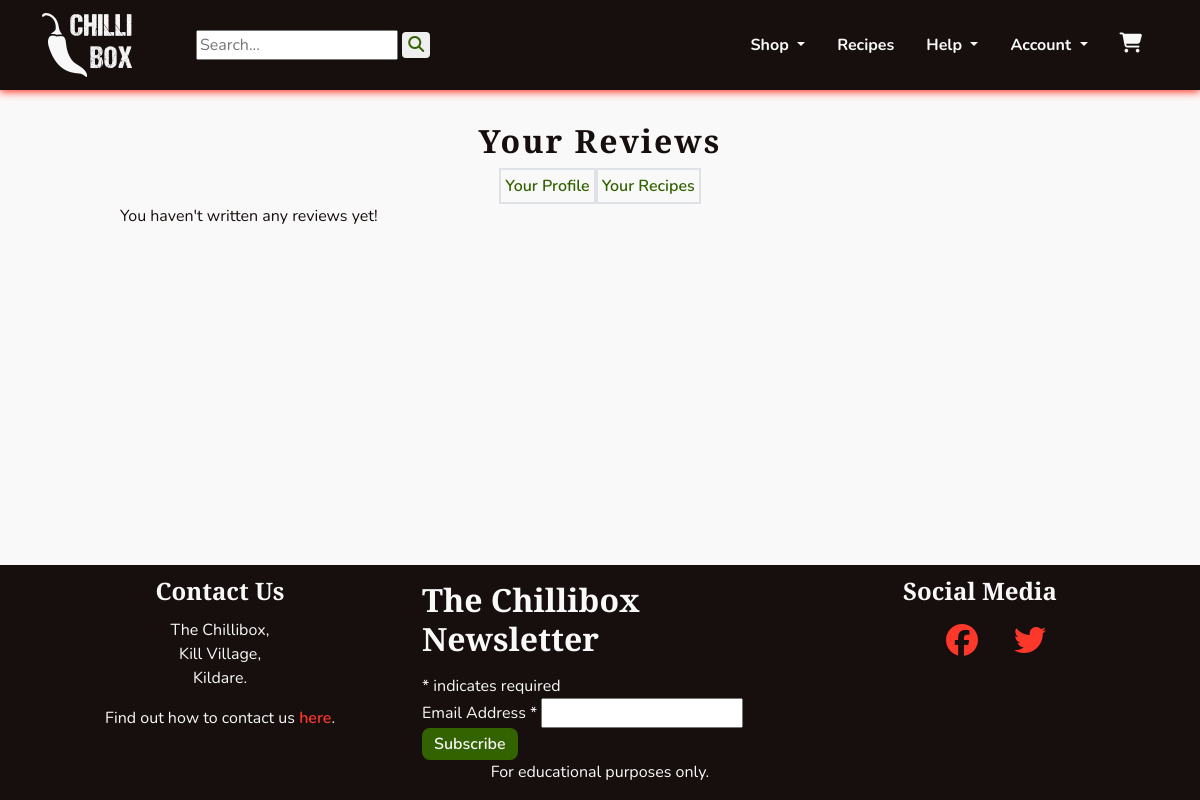
Before: /profiles/review_list/ (signed in) with the older database file.
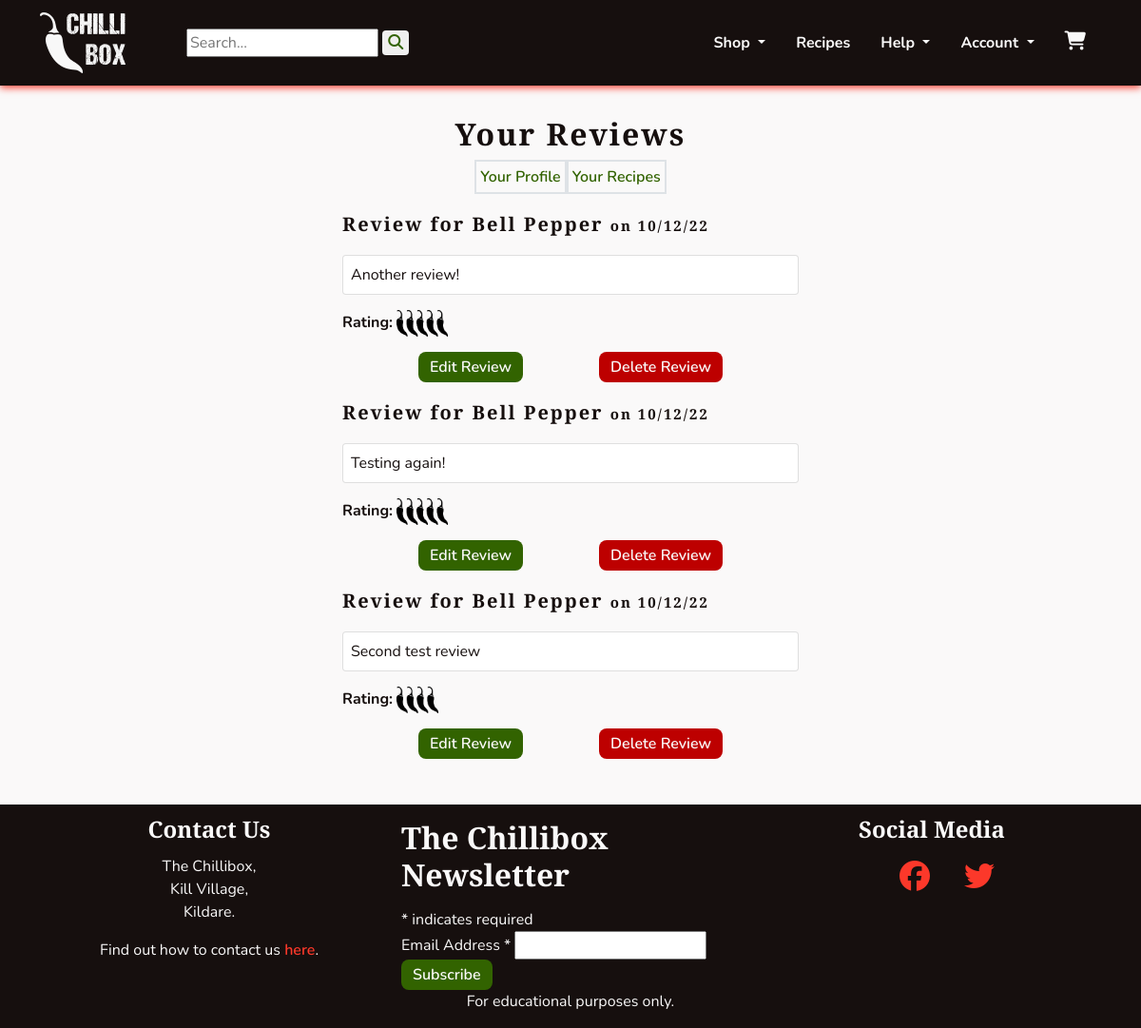
After: the same page with the newer database file.
### profiles/models.py (models this page shows)
class Reviews(models.Model):
    reviewer = models.ForeignKey(UserProfile, on_delete=models.SET_NULL,
                                 null=True, blank=True)
    product = models.ForeignKey(Product, on_delete=models.CASCADE,
                                related_name='reviews')
    content = models.TextField()
    rating = models.PositiveIntegerField()
    added_on = models.DateTimeField(auto_now_add=True)
    last_edited = models.DateField(auto_now=True)
    approved = models.BooleanField(default=False)
    def __str__(self):
        return self.content

### products/models.py (models this page shows, shortened)
class Product(models.Model):
    category = models.ForeignKey(Category, on_delete=models.SET_NULL,
                                 null=True, blank=True, related_name='product')
    subcategory = models.CharField(max_length=8, choices=SUBCATEGORIES,
                                   blank=True)
    name = models.CharField(max_length=255)
    slug = models.SlugField()
    description = models.TextField(null=True, blank=True,
                                   help_text='Include a description for the \
                                   product\'s page.')
    excerpt = models.TextField(null=True, blank=True, help_text='Include a \
                               brief summary of the product.')
    ingredients = models.CharField(max_length=140, null=True, blank=True,
                                   help_text='For sauces, please include the \
                                   ingredients.')
    growth_time = models.CharField(max_length=140, null=True, blank=True,
                                   help_text='For seeds, please include the \
                                   growth time to maturity.')
    heat_level = models.CharField(max_length=140, null=True, blank=True,
                                  help_text='In scovilles or more generally \
                                  (eg \'hot\') where appropriate.')
    origin = models.CharField(max_length=80, null=True, blank=True,
                              help_text='Origin of the seeds.')
    box_contents = models.ManyToManyField('self', blank=True, help_text='Add \
                                          products for seed and sauce boxes.')
    image = models.ImageField(upload_to='uploads/', null=True, blank=True)
    thumbnail = models.ImageField(upload_to='uploads/', null=True, blank=True,
                                  help_text='If not added, will be \
                                  auto-generated from image.')
    added_on = models.DateField(auto_now_add=True)
    class Meta:
        ordering = ('name',)
        get_latest_by = ('added_on',)
    def __str__(self):
        return self.name

### profiles/views.py (the view)
# urls.py: path('review_list/', views.ReviewList.as_view(), name='review_list'),
class ReviewList(LoginRequiredMixin, generic.ListView):
    model = Reviews
    template_name = 'profiles/review_list.html'
    paginate_by = 5
    def get_queryset(self):
        queryset = Reviews.objects.filter(reviewer=self.request.user.userprofile).order_by('-added_on')
        return queryset

### profiles/templates/profiles/review_list.html (shortened to what this page needs)
{% extends 'base.html' %}
{% load static %}
{% block content %}
<section class="container-fluid">
    <div class="text-center">
        <h1 class="headings mb-2">Your Reviews</h1>
        <div class="d-flex flex-row justify-content-center">
            <div class="border border-2 p-1">
                <a class="chilli-link" href="{% url 'profiles:profile' %}">Your Profile</a>
            </div>
            <div class="border border-2 p-1">
                <a class="chilli-link" href="{% url 'profiles:user_recipes' %}">Your Recipes</a>
            </div>
        </div>
    </div>
    <div class="col-12">
        <div class="col-10 mx-auto">
            {% for review in reviews_list %}
            <div class="col-md-6 mx-auto">
                <h2 class="headings big">
                    Review for {{ review.product}} <span class="small">on {{ review.added_on|date:'d/m/y' }}</span></h2>
                <p class="card p-2">{{ review }}</p>
                <p><strong>Rating: </strong>
                    {% if review.rating == 1 %}
                    <img width="33" height="80" class="rate-pics" src="{% static 'images/rate1.png' %}">
                    {% elif review.rating == 2 %}
                    <img width="63" height="80" class="rate-pics" src="{% static 'images/rate2.png' %}">
                    {% elif review.rating == 3 %}
                    <img width="93" height="80" class="rate-pics" src="{% static 'images/rate3.png' %}">
                    {% elif review.rating == 4 %}
                    <img width="124" height="80" class="rate-pics" src="{% static 'images/rate4.png' %}">
                    {% else %}
                    <img width="154" height="80" class="rate-pics" src="{% static 'images/rate5.png' %}">
                    {% endif %}
                </p>
                <div class="d-flex flex-row justify-content-evenly">
                    <a class="chilli-btn chilli-go" href="{% url 'profiles:edit_review' review.pk %}">Edit Review</a>
                    <a class="chilli-btn chilli-dngr" href="{% url 'profiles:delete_review' review.pk %}">Delete Review</a>
                </div>
            </div>
            {% empty %}
            <p>You haven't written any reviews yet!</p>
            {% endfor %}
        </div>
    </div>
</section>
{% endblock content %}

Changed rows visible on the page:
added Reviews: product "Bell Pepper", added_on "10/12/22", content "Another review!", rating 5 (drawn)
added Reviews: product "Bell Pepper", added_on "10/12/22", content "Testing again!", rating 5 (drawn)
added Reviews: product "Bell Pepper", added_on "10/12/22", content "Second test review", rating 4 (drawn)
Other visible differences:
text no longer shown: "You haven't written any reviews yet!"
